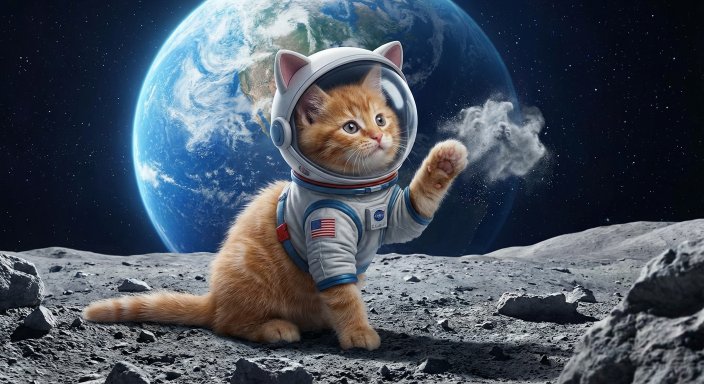
#> input picture test-cat-moon.png, 1408 x 768 px, given in place of 19c8ed91-55f2-86d6-8000-00005d88e78b_论文配图转Visio图1.png, which was not available (shown at 1/2 size)
$ python modify_arrow_v3.py
#> lines starting #> are read from the running program, lines starting #| are printed output that depends on the picture; after the words box and inside, x2 and y2 are one past the last pixel; in counts of white or black regions, pixels touching at a corner belong together; pictures that were not available may be replaced by others from this repository, and a replacement may not be noted
from PIL import Image, ImageDraw
import numpy as np
import math

# 加载原图
img = Image.open('/root/openclaw/kimi/downloads/19c8ed91-55f2-86d6-8000-00005d88e78b_论文配图转Visio图1.png')
#> img is the input picture: PIL image 1408x768 RGB; mean R, G, B 71.6, 80.8, 93.1
img_array = np.array(img)
height, width = img_array.shape[:2]
#> height = 768; width = 1408

# 定义颜色
black = (0, 0, 0)
white = (255, 255, 255)

# 更精确地清除原箭头 - 使用多边形区域覆盖
# 原箭头从复合人才目标矩形左下角指向能力结构椭圆右上角
# 起点约 (1050, 320)，终点约 (450, 550)

# 创建一个覆盖原箭头的白色多边形区域
def clear_arrow_area(img_array):
    h, w = img_array.shape[:2]
#> h = 768; w = 1408

    # 定义覆盖原箭头的多边形顶点
    # 原箭头的大致路径区域
    cover_polygon = [
        (850, 250),   # 左上
        (1150, 250),  # 右上
        (1150, 400),  # 右下外
        (550, 650),   # 底部
        (300, 650),   # 左下
        (300, 450),   # 左外
    ]

    # 创建掩码
    from PIL import Image, ImageDraw
    mask = Image.new('L', (w, h), 0)
#> mask: PIL image 1408x768 L; every value is 0
    mask_draw = ImageDraw.Draw(mask)
    mask_draw.polygon(cover_polygon, fill=255)
    mask_array = np.array(mask)
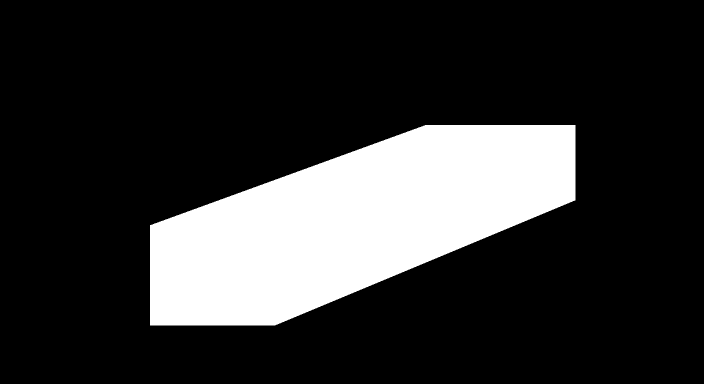
#> mask_array: shape (768, 1408) (shown at 1/2 size); 19.5% white; 1 white region, box (x1, y1, x2, y2) and area: (300, 250, 1151, 651) 210651

    # 应用掩码 - 将掩码区域内的深色像素替换为白色
    for y in range(h):
        for x in range(w):
            if mask_array[y, x] > 0:
                pixel = img_array[y, x]
                # 如果是深色（可能是箭头），替换为白色
                if pixel[0] < 150 and pixel[1] < 150 and pixel[2] < 150:
                    img_array[y, x] = [255, 255, 255]
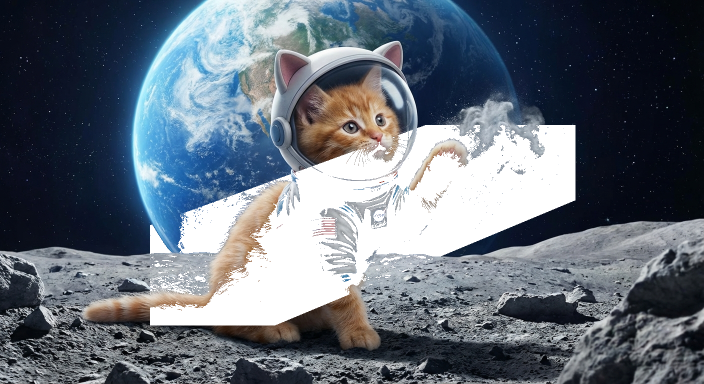
#> img_array: shape (768, 1408, 3) (shown at 1/2 size); 14.51% of pixels changed, all inside (x1, y1, x2, y2) = (300, 250, 1151, 651)

    return img_array

# 清除原箭头
img_array = clear_arrow_area(img_array)

# 转换回PIL进行绘制
img_pil = Image.fromarray(img_array)
draw = ImageDraw.Draw(img_pil)

# 绘制新箭头：从能力结构指向复合人才目标
# 起点：能力结构椭圆右上（约480, 530）
# 终点：复合人才目标矩形左下（约950, 320）

start = (480, 530)
end = (950, 320)

def draw_thick_arrow(draw, start, end, color, thickness=14):
    x1, y1 = start
    x2, y2 = end

    # 绘制主线
    draw.line([(x1, y1), (x2, y2)], fill=color, width=thickness)

    # 计算箭头角度
    angle = math.atan2(y2 - y1, x2 - x1)
    arrow_length = 35
    arrow_angle = math.pi / 6  # 30度

    # 箭头两翼
    x3 = x2 - arrow_length * math.cos(angle - arrow_angle)
    y3 = y2 - arrow_length * math.sin(angle - arrow_angle)
    x4 = x2 - arrow_length * math.cos(angle + arrow_angle)
    y4 = y2 - arrow_length * math.sin(angle + arrow_angle)

    # 绘制箭头（填充三角形）
    draw.polygon([(x2, y2), (x3, y3), (x4, y4)], fill=color)

    # 加粗箭头边缘
    draw.line([(x2, y2), (x3, y3)], fill=color, width=5)
    draw.line([(x2, y2), (x4, y4)], fill=color, width=5)
    draw.line([(x3, y3), (x4, y4)], fill=color, width=5)

# 绘制新箭头
draw_thick_arrow(draw, start, end, black, thickness=14)

# 保存结果
output_path = '/root/.openclaw/workspace/论文配图_修改后.png'
img_pil.save(output_path, quality=95)
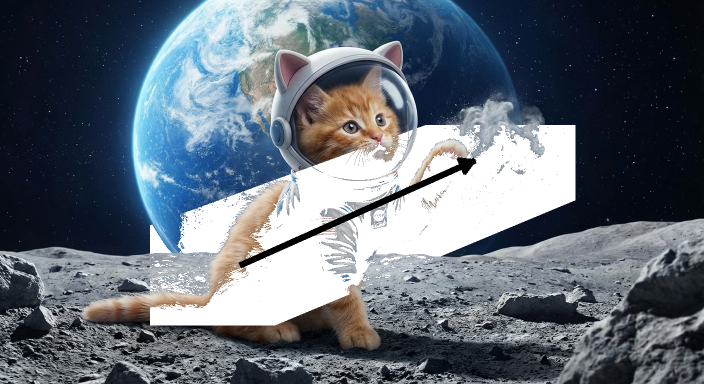
#> saved as 论文配图_修改后.png: PIL image 1408x768 RGB (shown at 1/2 size); mean R, G, B 98.2, 107.2, 118.2
print(f"修改完成，已保存到: {output_path}")
